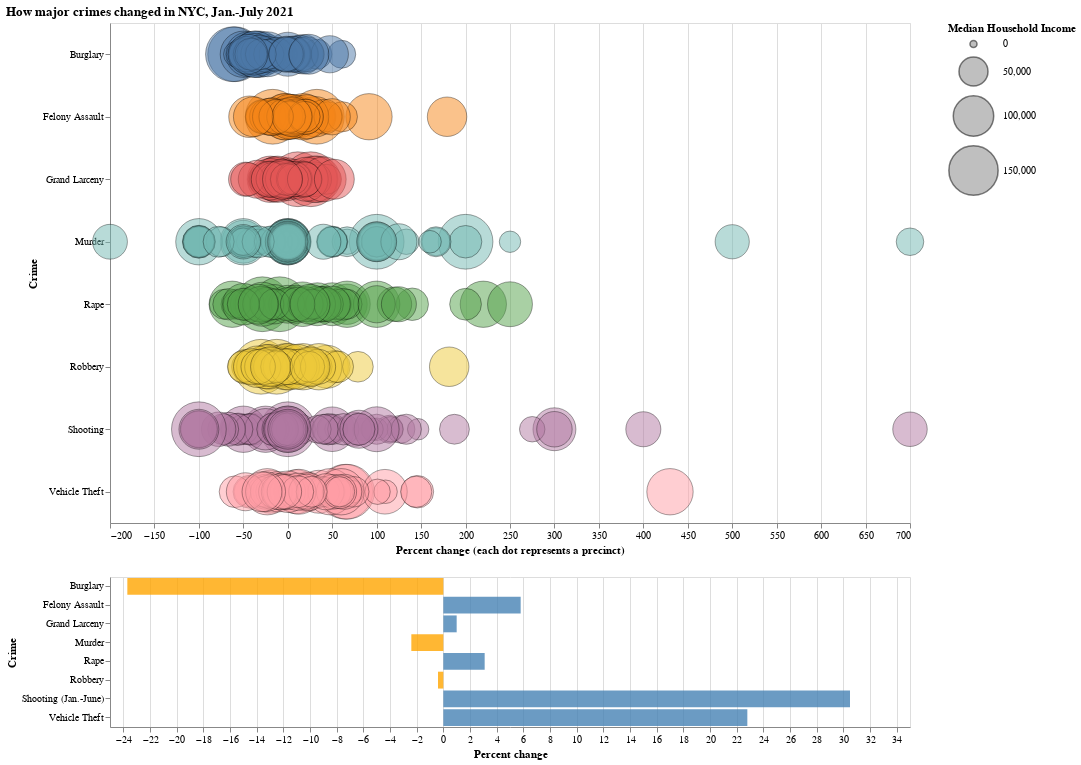

The cell this chart's notebook holds for it:
### Code cell
alt.vconcat(
    points,
    bars,
    title="How major crimes changed in NYC, Jan.-July 2021"
)

### Figure 1 — Vega-Lite specification as saved in the notebook (floating-point values rounded to 4 significant figures; data arrays with more than 128 entries replaced by an {"elided": "..."} marker saying what was removed)
{"config": {"view": {"continuousWidth": 400, "continuousHeight": 300}}, "vconcat": [{"data": {"name": "data-4f43253599dc9431d29efd02dba626e7"}, "mark": {"type": "circle", "opacity": 0.5, "stroke": "black", "strokeWidth": 0.7}, "encoding": {"color": {"type": "nominal", "field": "CRIME", "legend": null}, "size": {"type": "quantitative", "field": "household_median_income", "legend": {"title": "Median Household Income"}, "scale": {"range": [50, 3000]}}, "x": {"type": "quantitative", "axis": {"labelAngle": 0}, "field": "Chg2021", "title": "Percent change (each dot represents a precinct)"}, "y": {"type": "nominal", "field": "CRIME", "title": "Crime"}}, "height": 500, "width": 800}, {"data": {"name": "data-e476c42a30fadc5e9724ae45de35d402"}, "mark": {"type": "bar", "opacity": 0.8}, "encoding": {"color": {"condition": {"value": "steelblue", "test": "(datum['Percent_Change'] > 0)"}, "value": "orange"}, "x": {"type": "quantitative", "field": "Percent_Change", "title": "Percent change"}, "y": {"type": "nominal", "field": "Crime"}}, "height": 150, "width": 800}], "title": "How major crimes changed in NYC, Jan.-July 2021", "$schema": "https://vega.github.io/schema/vega-lite/v4.8.1.json", "datasets": {"data-4f43253599dc9431d29efd02dba626e7": {"elided": "609 records"}, "data-e476c42a30fadc5e9724ae45de35d402": [{"Crime": "Murder", "2021_YTD": 245, "2020_YTD": 251, "Percent_Change": -2.4}, {"Crime": "Rape", "2021_YTD": 842, "2020_YTD": 817, "Percent_Change": 3.1}, {"Crime": "Robbery", "2021_YTD": 7101, "2020_YTD": 7126, "Percent_Change": -0.4}, {"Crime": "Felony Assault", "2021_YTD": 12481, "2020_YTD": 11793, "Percent_Change": 5.8}, {"Crime": "Burglary", "2021_YTD": 6671, "2020_YTD": 8744, "Percent_Change": -23.7}, {"Crime": "Grand Larceny", "2021_YTD": 19502, "2020_YTD": 19307, "Percent_Change": 1.0}, {"Crime": "Vehicle Theft", "2021_YTD": 5386, "2020_YTD": 4386, "Percent_Change": 22.8}, {"Crime": "Shooting (Jan.-June)", "2021_YTD": 902, "2020_YTD": 691, "Percent_Change": 30.5}]}}
